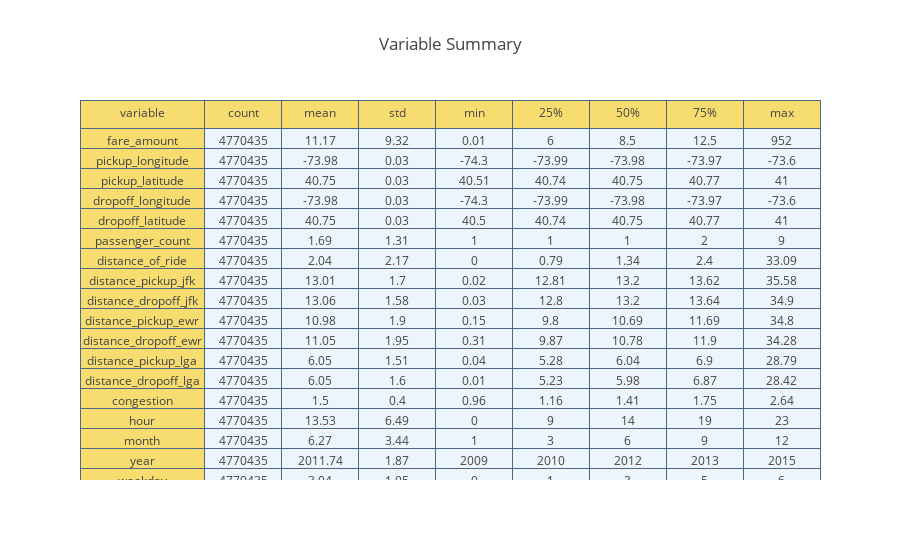

Here is the notebook cell this chart was saved with:
### Markdown cell above
## Summarize Variables

Below we created a chart with various summary statistics about each column. This allows us to get a quick sense of the kind of data.

### Code cell
import plotly.offline as py#visualization
py.init_notebook_mode(connected=True)#visualization
import plotly.graph_objs as go#visualization

summary = train.describe().transpose().reset_index().rename(columns = {"index" : 
                                                                          "variable"})
summary  = np.around(summary,2)

var_lst = [summary["variable"],summary["count"],summary['mean'],summary['std'],
           summary["min"],summary["25%"],summary["50%"],summary["75%"],summary["max"]]

table = go.Table(header = dict(values = summary.columns.tolist(),
                               line = dict(color = ['#506784']),
                               fill = dict(color = ['#F7DC6F']),
                              ),
                 cells  = dict(values = var_lst,
                               line = dict(color = ['#506784']),
                               fill = dict(color = ["#F7DC6F",'#EBF5FB']),
                              ),
                 columnwidth = [130,80,80,80,80,80,80,80,80])
                
layout = go.Layout(dict(title = "Variable Summary"))
figure = go.Figure(data=[table],layout=layout)
py.iplot(figure)

### Figure 1 — Plotly figure (JSON) as saved in the notebook; plotly's stock layout.template omitted (floating-point values rounded to 4 significant figures; data arrays with more than 128 entries replaced by an {"elided": "..."} marker saying what was removed)
{"data": [{"cells": {"fill": {"color": ["#F7DC6F", "#EBF5FB"]}, "line": {"color": ["#506784"]}, "values": {"elided": "9x19 mixed values"}}, "columnwidth": [130, 80, 80, 80, 80, 80, 80, 80, 80], "header": {"fill": {"color": ["#F7DC6F"]}, "line": {"color": ["#506784"]}, "values": ["variable", "count", "mean", "std", "min", "25%", "50%", "75%", "max"]}, "type": "table", "uid": "47557d65-0a9e-49ee-a319-ee98785d28aa"}], "layout": {"title": {"text": "Variable Summary"}}}
